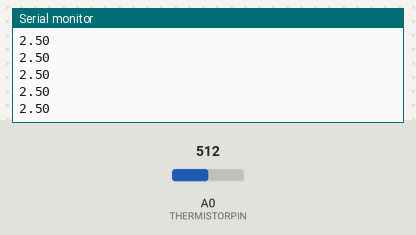
The sketch below on a simulated Arduino Uno, built with avr-gcc and run on an emulated ATmega328P. Parts: the last lines printed to the serial monitor. The inputs (shaded band) are chosen by the test bench; at power-on: A0 (THERMISTORPIN) = 512.

Above: at 1.2 s.
1.3 s: A0 (THERMISTORPIN) set to 716
At 1.68 s:
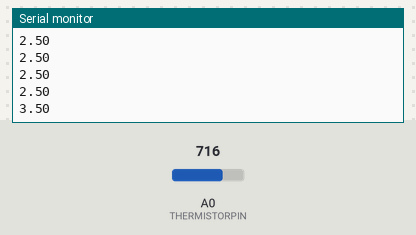
2.8 s: A0 (THERMISTORPIN) set to 900
At 2.94 s:
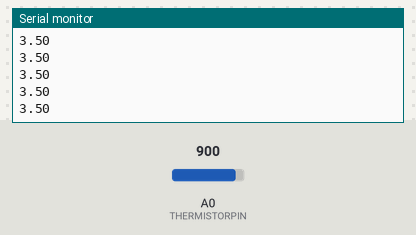
Timing chart, 0 to 5.8 s (numbered marks = the images above; inputs shaded):
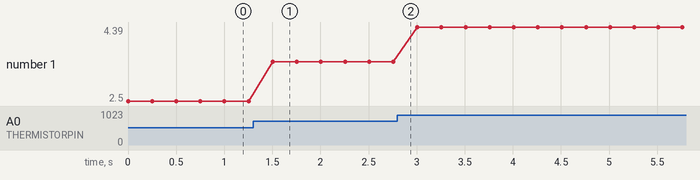

Measured:
- after the input at 1.3 s, the serial monitor: prints a new line after 0.20 s (image 1)
- plotted number 1: 2.5 → 3.5 after the input at 1.3 s, 3.5 → 4.39 after the input at 2.8 s

The sketch:

LAB5_Analog.ino
```cpp
#define THERMISTORPIN A0
#define POWER 8
void setup() {
  pinMode(THERMISTORPIN,INPUT);
  pinMode(POWER,8);
  Serial.begin(9600);
  digitalWrite(POWER,HIGH);
}

void loop() {
  // put your main code here, to run repeatedly:
  float value = 0;
  float value2 = 0;
  float Volt = 0;
  value = analogRead(THERMISTORPIN);
  value2 = map(value, 0, 1024, 0, 255);
  Volt = (value / 1024) * 5;
  Serial.println(Volt);
  delay(250);
}
```
